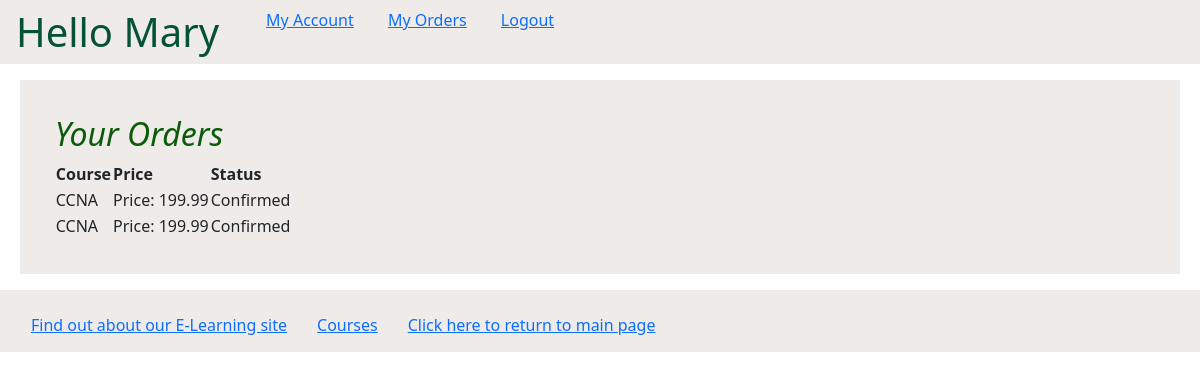
Page /myapp/myorders/ (signed in) on the earlier database version.
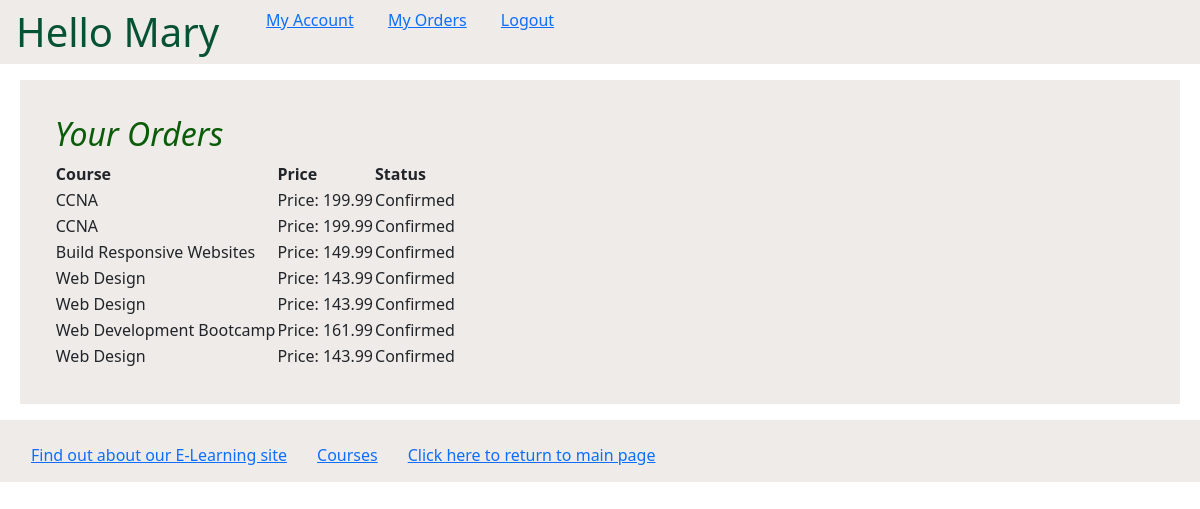
Same page on the later database version.
### myapp/models.py (models this page shows, shortened)
class Order(models.Model):
    ORDER_CHOICES = [(0, 'Cancelled'), (1, 'Order Confirmed')]
    course = models.ForeignKey(Course, on_delete=models.CASCADE, )
    student = models.ForeignKey(Student, on_delete=models.CASCADE)
    levels = models.PositiveIntegerField()
    order_status = models.IntegerField(choices=ORDER_CHOICES, default=1)
    order_date = models.DateField(default=django.utils.timezone.now())

class Course(models.Model):
    topic = models.ForeignKey(Topic, related_name='courses', on_delete=models.CASCADE)
    name = models.CharField(max_length=200)
    price = models.DecimalField(max_digits=10, decimal_places=2, validators=[validateprice])
    for_everyone = models.BooleanField(default=True)
    description = models.TextField(max_length=300, null=True, blank=True)
    interested = models.PositiveIntegerField(default=0)
    stages = models.PositiveIntegerField(default=3)

### myapp/views.py (the view)
# urls.py: path(r'myorders/', views.myorders, name='myorders'),
@login_required
def myorders(request):
    students = Student.objects.filter(pk=request.user.id)
    if len(students) == 1:
        orders = Order.objects.all().filter(student_id=request.user.id)
        return render(request, 'myapp/myorders.html', {'student': students[0], 'orders': orders})
    else:
        return render(request, 'myapp/myorders.html')

### templates/myapp/myorders.html
{% extends 'myapp/base.html' %}
{% block body_block %}
    <div style="background-color: #efebe9; padding: 3%;">
{% if student %}
        {% if orders %}
            {% if orders|length > 0 %}
                <h2> Your Orders</h2>
                <table>
                    <thead>
                        <tr>
                          <th scope="col">Course</th>
                          <th scope="col">Price</th>
                          <th scope="col">Status</th>
                        </tr>
                    </thead>
                    <tbody>
                    {% for order in orders %}
                        <tr>
                        <td>{{ order.course.name }}</td>
                        <td>Price: {{ order.course.price }}</td>
                        {% if order.order_status == 1 %}
                            <td>Confirmed </td>
                        {% else %}
                            <td>Cancelled </td>
                        {% endif %}
                        </tr>
                    {% endfor %}
                    </tbody>
                </table>
                {% endif %}
            {% else %}
                <div class="mx-3 lead"><strong>No Order Placed</strong></div>
        {% endif %}
    {% else %}
        <strong> You are not a registered student!!</strong>
    {% endif %}
    </div>
{% endblock %}

Differences in the rows shown:
added Order: course.name "Build Responsive Websites", course.price "149.99", order_status "Confirmed"
added Order: course.name "Web Design", course.price "143.99", order_status "Confirmed"
added Order: course.name "Web Design", course.price "143.99", order_status "Confirmed"
added Order: course.name "Web Development Bootcamp", course.price "161.99", order_status "Confirmed"
added Order: course.name "Web Design", course.price "143.99", order_status "Confirmed"
